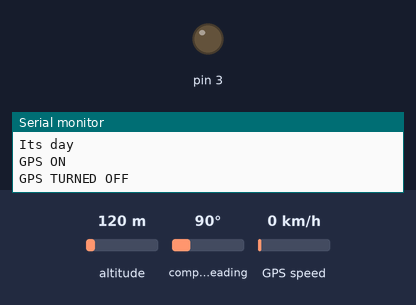
A sketch run on a simulated Arduino Uno, built with avr-gcc and run on an emulated ATmega328P. On the bench: output pins drawn as LEDs (lit = HIGH), the last lines printed to the serial monitor. The inputs (shaded band) are chosen by the test bench; at power-on: altitude 120 m, compass heading 90°, GPS speed 0 km/h. The GPS gets a fix after 3 s at 37.7749, -122.4194 with 8 satellites; no radio packets arrive unless stated.

Above: at 7.6 s.
At 10.88 s:
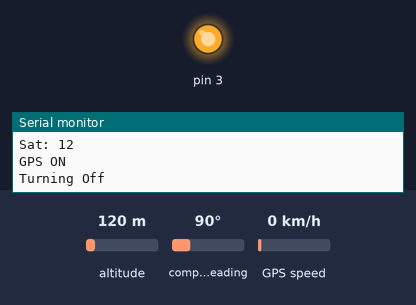
Timing chart, 0 to 12.4 s (numbered marks = the images above):
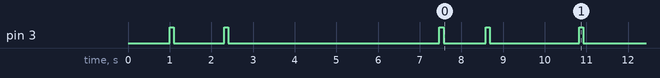

The sketch:

Collar_Mayv11_Use_Gps_Time_and__interval.ino
```cpp
#include <Adafruit_SleepyDog.h>
#include <TinyGPS++.h>
#include <SoftwareSerial.h>
#include<SPI.h>
#include <LoRa.h>
#include <EEPROM.h>
#define LORA_RST 10 // -----------------------------
#define LORA_NSS 7 // ----------------------------

unsigned long NOLOCTIMEOUT = 100000; // --------- if not gps location in this period then go off
unsigned long TIMEAWAKE;

byte SLEEPHOUR = 22;
byte SLEEPMINUTE = 2;
byte WAKEHOUR = 10;  //10.30am for 5 30am in peru
byte WAKEMINUTE = 2; //30


int night_interval = 2400; //
int day_interval = 1800; //* 450
long time_interval = day_interval;// Sets the wakeup intervall in minutes
int GPSBaud = 4800;


SoftwareSerial gpsSerial(4, 6); // Rx,tx
int address = 0;
byte value;

char myName[] = "C";


boolean clockSet = false;


//----------------------------------FUNCTION TO SLEEP FOR AN INTERVAL (Using watchdog timer repeatedly)----
void intervalSleep(){
  int count = 0;
  //print interval sleep
  //sleep interval number of times
  if (checkGpsState()){
                                          Serial.println("Turning Off");
                                          gpsPulse();
                                          gpsSerial.end();
                                          }


  while(count<=time_interval){


                                Serial.print("Interval ");
                                Serial.println(time_interval-count);
                                /*
                                                LoRa.idle();
                                                delay(30);
                                                LoRa.beginPacket();
                                                LoRa.setTxPower(20);
                                                LoRa.print(myName);
                                                LoRa.print(value,DEC);
                                                LoRa.print(",");
                                                LoRa.print("Int");
                                                LoRa.print((time_interval-count));
                                                LoRa.endPacket();
                                                LoRa.sleep();
                                                delay(30);
                                    */
                                                count++;

                                   delay(50);
                                   int sleepMS = Watchdog.sleep();
                                   delay(20);

                             Serial.print("Woke after interval! I slept for ");
                             Serial.print(sleepMS, DEC);
                             Serial.println(" milliseconds.");
                             Serial.println();

                             Serial.print("Woke");
  }
   LoRa.idle();
    delay(30);
    LoRa.beginPacket();
    LoRa.setTxPower(20);
    LoRa.print(myName);
    LoRa.print(value,DEC);
    LoRa.print(",");
    LoRa.print("Wake up");
    LoRa.endPacket();
    LoRa.sleep();
    delay(30);

}

//----------------FUNCTION TO SET THE TIME INTERVAL BETWEEN WAKE UPS-----
void set_Interval(TinyGPSPlus &gps){

    //MAKE SURE GPS IS ON AT THIS POINT
     //create a temporary time variable so we can set the time and read the time from the RTC

    delay(1000);
    Serial.println("Going to SLeep");
    if(gps.time.isValid() && gps.date.isValid()){

            Serial.println("THE TIME: ");
            Serial.print(gps.time.hour());Serial.print(":");Serial.print(gps.time.minute());Serial.print(":");Serial.print(gps.time.second());Serial.print(" ");Serial.print(gps.date.day());Serial.print("/");Serial.print(gps.date.month());Serial.print("/");Serial.println(gps.date.year());
            delay(2000);


            if(gps.time.hour() > WAKEHOUR && gps.time.hour()<SLEEPHOUR){
                  Serial.println("Its day");
                  time_interval = day_interval;
             }
             else if(gps.time.hour()== WAKEHOUR && gps.time.minute()>=WAKEMINUTE){
                  Serial.println("Its day");
                  time_interval = day_interval;
             }
             else if(gps.time.hour()== SLEEPHOUR && gps.time.minute()< SLEEPMINUTE){
                  Serial.println("Its day");
                  time_interval = day_interval;
             }

             else{
                 Serial.println("Its Night");
                 time_interval = night_interval;

                             /*if wakehour - curent hour  > 0 duration to wake up wakehour-cuurent time

                                      int hourDiff;
                                      int minDiff;
                                               //if wakehour- current hour > 0{
                                               // wakehour-currenthour
                                      if(gps.time.hour() < WAKEHOUR){
                                             Serial.println("Its night 1");
                                             hourDiff = WAKEHOUR-gps.time.hour();
                                             minDiff = WAKEMINUTE-gps.time.minute();

                                             time_interval = (  (hourDiff*3600)  +  (minDiff*60)  ) /9;
                                      }
                                      else if(gps.time.hour() == WAKEHOUR && gps.time.minute() < WAKEMINUTE)
                                      {
                                             hourDiff = 0;
                                             minDiff = WAKEMINUTE-gps.time.minute();
                                             time_interval = ( (minDiff*60)  ) / 9;

                                             Serial.println("Its night 2");
                                      }
                                      else if((gps.time.hour() == SLEEPHOUR) && (gps.time.minute()>SLEEPMINUTE))
                                      {
                                            Serial.println("Its night 3");


                                                                 //*(difference of hours in seconds)  -  (difference of minutes in seconds))
                                           time_interval = time_interval = (  (hourDiff*3600)  +  (minDiff*60)  ) /9;
                                      }
                                      else if(gps.time.hour() > SLEEPHOUR){
                                            Serial.println("Its night 4");
                                            hourDiff = 23 - gps.time.hour();
                                            minDiff = 60 - gps.time.minute();
                                            time_interval = (  (hourDiff*3600)  +  (minDiff*60)  ) /9;
                                      }


                                      Serial.print("See you in"); Serial.print(time_interval); Serial.println(" intervals");
                                      int intervalInSec = time_interval*8;
                                      Serial.print(intervalInSec);Serial.println(" seconds");
                                      int intervalInMin = intervalInSec/60;
                                      int intervalinHours = intervalInMin/60;
                                      Serial.print(intervalInMin); Serial.println(" Minutes");
                                      Serial.println(intervalinHours); Serial.println(" Hours");
                            */

                  }


            /*
            if((gps.time.hour()>SLEEPHOUR)||(gps.time.hour()==SLEEPHOUR && gps.time.minute()>SLEEPMINUTE)){
              //RTC.setAlarm(alarmType, seconds, minutes, hours, dayOrDate);
              Serial.println("Hour is late. Deep Sleep");
              //time_interval = night_interval; //3600*8
            }
            else if(gps.time.hour()< WAKEHOUR){
              //RTC.setAlarm(alarmType, seconds, minutes, hours, dayOrDate);
              Serial.println("Hour is early. Deep Sleep");
              time_interval = night_interval;
              //intervalSleep();
             // RTC.setAlarm(ALM1_MATCH_HOURS , WAKEMINUTE, WAKEHOUR, 0);
            }
            else if(gps.time.hour()==WAKEHOUR && gps.time.minute()< WAKEMINUTE){
              //RTC.setAlarm(alarmType, seconds, minutes, hours, dayOrDate);
              Serial.println("Hour is same. Minute is early. Deep Sleep");
              time_interval = night_interval;
              //intervalSleep();
             // RTC.setAlarm(ALM1_MATCH_HOURS , WAKEMINUTE, WAKEHOUR, 0);
            }
            else{
              Serial.println("Interval sleep");
              time_interval = day_interval;
            }

            */
            if(checkGpsState())
                {
                    Serial.println("GPS TURNED OFF");
                    gpsSerial.end();
                    gpsPulse();
                }
    }
}

void setupLoRa(){
  LoRa.setPins(LORA_NSS, LORA_RST); //----------------------- set LoRa (NSS, RST) pins

  if (!LoRa.begin(915E6)) {
    //Serial.println("LoRa failed!");
    Serial.println("LoRa failed");
    while (1);
  }

  // LoRa.setSpreadingFactor(12);
  // 7.8E3, 10.4E3, 15.6E3, 20.8E3, 31.25E3, 41.7E3, 62.5E3, 125E3, and 250E3
  LoRa.sleep();
  LoRa.setSignalBandwidth(31.25E3);
  LoRa.enableCrc();
  //LoRa.setSyncWord(0xF3);
  delay(50);

  LoRa.sleep();
      delay(50);
      LoRa.idle();
      LoRa.beginPacket();   //LoRa.setTxPower(20);
      LoRa.print(myName);
      LoRa.print(value,DEC);
      LoRa.print(",");
      LoRa.print("ON");
      LoRa.endPacket();
      delay(30);
      LoRa.sleep();


}
void gpsPulse(){
    digitalWrite(3,HIGH);
    delay(100);
    digitalWrite(3,LOW);
    delay(1000);
}
int checkGpsState(){
   for (unsigned long start = millis(); millis() - start < 1000;)
   {
      if (gpsSerial.available()){
        Serial.println(F("GPS ON"));
        return 1;
       }
    }
    Serial.println("GPS OFF");
    return 0;
}
void setup()
{

  //gps wake pin
    value = EEPROM.read(address);
        Serial.print(myName); Serial.println(value,DEC);


        pinMode(3,OUTPUT);
        delay(1000);

  gpsSerial.begin(GPSBaud);
  Serial.begin(9600);

  if(checkGpsState())
        {
            Serial.println("GPS TURNED OFF");
            gpsSerial.end();
            gpsPulse();
        }
        checkGpsState();


  //setupRtc();
  //Serial.println("RTC");

  setupLoRa();
  Serial.println("Lora");


          if(checkGpsState())
        {
            Serial.println("GPS TURNED OFF");
            gpsSerial.end();
            gpsPulse();
        }
  //intervalSleep();
  TIMEAWAKE = millis();
}
void loop()
{
  /*
  while (gpsSerial.available() > 0)
    if (gps.encode(gpsSerial.read()))
      sendInfo(gps);
  */
  TinyGPSPlus gps;


  sendInfo(gps);

  if (( (millis() - TIMEAWAKE) > NOLOCTIMEOUT) && clockSet){
              delay(50);

              set_Interval(gps);

              Serial.println("NoLoc");

              intervalSleep();
              TIMEAWAKE = millis();
  }
  if (( (millis() - TIMEAWAKE) > NOLOCTIMEOUT) && (!clockSet)){
              delay(50);

              Serial.println("Setup");
              intervalSleep();
              TIMEAWAKE = millis();

  }
 }

void sendInfo(TinyGPSPlus &gps)
{
  unsigned long start = millis();
  do
  {
    while (gpsSerial.available())
      gps.encode(gpsSerial.read());
  } while (millis() - start < 1000);

  if (millis() > 5000 && gps.charsProcessed() < 10){
                    if (!checkGpsState()){
                                          Serial.println(F("Turning On"));
                                          gpsPulse();
                                          gpsSerial.begin(4800);
                                          }
  }

  Serial.println("Searching.");
  if (gps.location.isValid())
  {
    if(gps.time.isValid() && gps.date.isValid()){

                  Serial.println("GPS now has valid time");
                  //setSyncProvider(RTC.get);
                  delay(50);

                  clockSet = true;
                  Serial.println("RTC Y");
                  set_Interval(gps);


        }
     if (checkGpsState()){
                                          Serial.println("Turning Off");
                                          gpsPulse();
                                          gpsSerial.end();
                                          }

    Serial.print("Lat: ");
    Serial.println(gps.location.lat(), 6);
    Serial.print("Long: ");
    Serial.println(gps.location.lng(), 6);
    Serial.print("Alt: ");
    Serial.println(gps.altitude.meters());
    Serial.print("Sat: ");
    Serial.println(gps.satellites.value(), 6);

    LoRa.idle();
    delay(30);
    LoRa.beginPacket();
    LoRa.print(myName);LoRa.print(value,DEC);
    LoRa.print(",");
    LoRa.print(gps.location.lat(), 6);
    LoRa.print(":");
    LoRa.print(gps.location.lng(), 6);
    LoRa.endPacket();

    delay(50);
    LoRa.sleep();
    delay(1000);

    intervalSleep();
    TIMEAWAKE = millis();

  }

  else
  {
    Serial.println("Searching for signal");
  }
  delay(1000);
}
```

Measured:
- by itself, pin 3: HIGH → LOW at 1.1 s, → HIGH 1.2 s later, → LOW 0.10 s later, → HIGH 5.1 s later, … (9 changes in this stretch)
